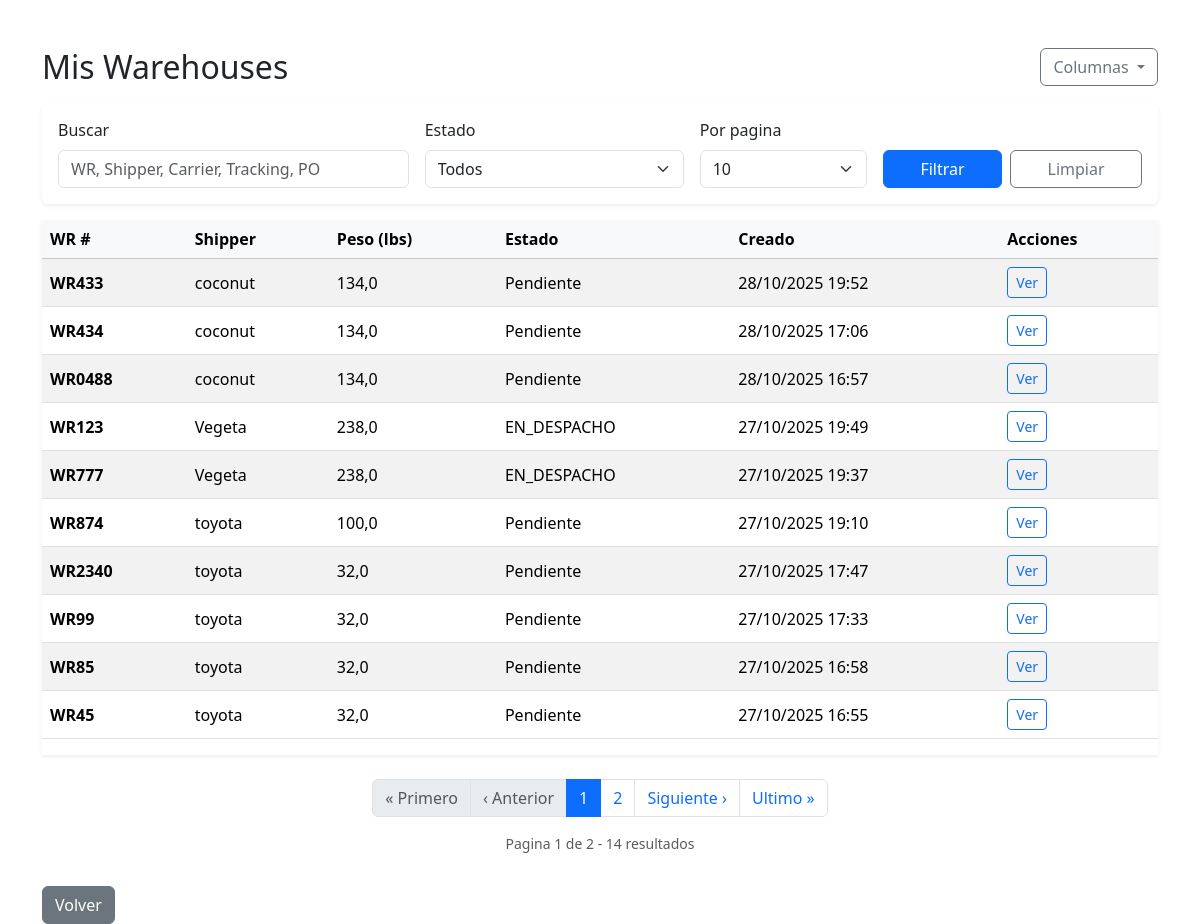
The app's page /mis-warehouses/ (signed in) with its own data.
### core/models.py (models this page shows, shortened)
class Warehouse(models.Model):
    STATUS = [
        ('PENDIENTE', 'Pendiente'),
        ('LISTO', 'Listo')
    ]
    cliente = models.ForeignKey(User, on_delete=models.CASCADE)
    wr_number = models.CharField(max_length=30, unique=True, primary_key=True)
    shipper = models.CharField(max_length=100)
    carrier = models.CharField(max_length=100)
    container_number = models.CharField(max_length=100, null=True)
    created_at = models.DateTimeField(auto_now_add=True)
    weight_lbs = models.FloatField(null=True)
    weight_kgs = models.FloatField(null=True)
    status = models.CharField(max_length=20, choices=STATUS, default='PENDIENTE')
    foots = models.FloatField(null=True)
    tracking = models.CharField(max_length=100, null=True)
    invoice_number = models.CharField(max_length=100, null=True)
    po = models.CharField(max_length=100, blank=True)
    uploaded_file = models.FileField(upload_to='warehouse_files/', blank=True, null=True)

### core/views.py (the view, shortened to what this page needs)
# urls.py: path("mis-warehouses/", views.my_warehouses, name="my_warehouses"),
@login_required(login_url='login')
@login_required(login_url='login')
def my_warehouses(request):
    qs = Warehouse.objects.filter(cliente=request.user).order_by("-created_at")
    q = (request.GET.get("q") or "").strip()
    status = request.GET.get("status") or ""
    per_page = request.GET.get("per_page") or "10"
    page = request.GET.get("page") or "1"
    if status:
        qs = qs.filter(status=status)
    try:
        per_page_int = max(1, min(100, int(per_page)))
    except (TypeError, ValueError):
        per_page_int = 10
    paginator = Paginator(qs, per_page_int)
    try:
        page_number = int(page)
    except (TypeError, ValueError):
        page_number = 1
    if page_number < 1:
        page_number = 1
    if page_number > paginator.num_pages and paginator.num_pages > 0:
        page_number = paginator.num_pages
    try:
        page_obj = paginator.page(page_number)
    except EmptyPage:
        page_obj = paginator.page(1)
    pref_obj, _ = ClientColumnPreference.objects.get_or_create(user=request.user)
    column_state = _normalize_client_column_state(pref_obj.columns)
    if column_state != pref_obj.columns:
        pref_obj.columns = column_state
        pref_obj.save(update_fields=["columns", "updated_at"])
    query_params = {}
    if q:
        query_params["q"] = q
    if status:
        query_params["status"] = status
    query_params["per_page"] = str(per_page_int)
    query_string = urlencode(query_params)
    query_prefix = f"{query_string}&" if query_string else ""
    ctx = {
        "warehouses": page_obj.object_list,
        "page_obj": page_obj,
        "paginator": paginator,
        "q": q,
        "status": status,
        "per_page": str(per_page_int),
        "per_page_choices": [10, 20, 50],
        "status_choices": Warehouse.STATUS,
        "column_preferences": column_state,
        "column_keys": CLIENT_PANEL_COLUMN_KEYS,
        "query_prefix": query_prefix,
        "query_string": query_string,
    }
    return render(request, "my_warehouses.html", ctx)

### core/models.py (called while the page is built)
def default_client_column_state():
    return {key: True for key in CLIENT_PANEL_COLUMN_KEYS}

### core/views.py (called while the page is built)
def _normalize_column_state(keys, default_factory, raw_state):
    base_state = default_factory()
    if not isinstance(raw_state, dict):
        return base_state
    for key in keys:
        value = raw_state.get(key)
        if isinstance(value, bool):
            base_state[key] = value
        elif isinstance(value, str):
            base_state[key] = value.lower() in ("1", "true", "yes", "si", "on")
        elif value is not None:
            base_state[key] = bool(value)
    return base_state

def _normalize_client_column_state(raw_state):
    return _normalize_column_state(CLIENT_PANEL_COLUMN_KEYS, default_client_column_state, raw_state)

### templates/my_warehouses.html (shortened to what this page needs)
﻿{% extends "base.html" %}
{% block content %}
<div class="container mt-4">
  <div class="d-flex align-items-center gap-2 mb-3">
    <h2 class="mb-0">Mis Warehouses</h2>
    <div class="ms-auto">
      <div class="dropdown">
        <button class="btn btn-outline-secondary dropdown-toggle" type="button" data-bs-toggle="dropdown" aria-expanded="false">
          Columnas
        </button>
      </div>
    </div>
  </div>
  <form method="get" class="card card-body mb-3 shadow-sm border-0">
    <div class="row g-3 align-items-end">
      <div class="col-md-6 col-lg-4">
        <label class="form-label">Buscar</label>
        <input type="text" name="q" value="{{ q }}" class="form-control" placeholder="WR, Shipper, Carrier, Tracking, PO">
      </div>
      <div class="col-md-4 col-lg-3">
        <label class="form-label">Estado</label>
        <select name="status" class="form-select">
          <option value="">Todos</option>
        </select>
      </div>
      <div class="col-md-2 col-lg-2">
        <label class="form-label">Por pagina</label>
        <select name="per_page" class="form-select">
          {% for n in per_page_choices %}
            <option value="{{ n }}" {% if per_page == n|stringformat:"s" %}selected{% endif %}>{{ n }}</option>
          {% endfor %}
        </select>
      </div>
      <div class="col-md-12 col-lg-3 d-flex gap-2">
        <button class="btn btn-primary flex-grow-1">Filtrar</button>
        <a class="btn btn-outline-secondary flex-grow-1" href="{% url 'my_warehouses' %}">Limpiar</a>
      </div>
    </div>
  </form>
  <div class="table-responsive shadow-sm">
    <table class="table table-striped table-hover align-middle">
      <thead class="table-light">
        <tr>
          <th class="col-wr">WR #</th>
          <th class="col-shipper">Shipper</th>
          <th class="col-weight">Peso (lbs)</th>
          <th class="col-status">Estado</th>
          <th class="col-created">Creado</th>
          <th class="col-actions">Acciones</th>
        </tr>
      </thead>
      <tbody>
        {% for w in warehouses %}
        <tr>
          <td class="col-wr"><strong>WR{{ w.wr_number }}</strong></td>
          <td class="col-shipper">{{ w.shipper|default:"-" }}</td>
          <td class="col-weight">{{ w.weight_lbs|default:"-" }}</td>
          <td class="col-status">{{ w.get_status_display }}</td>
          <td class="col-created">{{ w.created_at|date:"d/m/Y H:i" }}</td>
          <td class="col-actions">
            <a class="btn btn-sm btn-outline-primary" href="{% url 'client_warehouse_detail' w.wr_number %}">Ver</a>
          </td>
        </tr>
        {% empty %}
        <tr>
          <td colspan="7" class="text-center text-muted py-3">Sin registros</td>
        </tr>
        {% endfor %}
      </tbody>
    </table>
  </div>
  {% if paginator.num_pages > 1 %}
  <nav aria-label="Paginacion" class="mt-4">
    <ul class="pagination justify-content-center">
      {% if page_obj.has_previous %}
        <li class="page-item"><a class="page-link" href="?{{ query_prefix }}page=1">&laquo; Primero</a></li>
        <li class="page-item"><a class="page-link" href="?{{ query_prefix }}page={{ page_obj.previous_page_number }}">&lsaquo; Anterior</a></li>
      {% else %}
        <li class="page-item disabled"><span class="page-link">&laquo; Primero</span></li>
        <li class="page-item disabled"><span class="page-link">&lsaquo; Anterior</span></li>
      {% endif %}
      {% for num in paginator.page_range %}
        {% if num == page_obj.number %}
          <li class="page-item active"><span class="page-link">{{ num }}</span></li>
        {% elif num >= page_obj.number|add:-2 and num <= page_obj.number|add:2 %}
          <li class="page-item"><a class="page-link" href="?{{ query_prefix }}page={{ num }}">{{ num }}</a></li>
        {% endif %}
      {% endfor %}
      {% if page_obj.has_next %}
        <li class="page-item"><a class="page-link" href="?{{ query_prefix }}page={{ page_obj.next_page_number }}">Siguiente &rsaquo;</a></li>
        <li class="page-item"><a class="page-link" href="?{{ query_prefix }}page={{ paginator.num_pages }}">Ultimo &raquo;</a></li>
      {% else %}
        <li class="page-item disabled"><span class="page-link">Siguiente &rsaquo;</span></li>
        <li class="page-item disabled"><span class="page-link">Ultimo &raquo;</span></li>
      {% endif %}
    </ul>
    <p class="text-center text-muted small mt-2">
      Pagina {{ page_obj.number }} de {{ paginator.num_pages }} - {{ paginator.count }} resultados
    </p>
  </nav>
  {% endif %}
  <a href="{% url 'index' %}" class="btn btn-secondary mt-3">Volver</a>
</div>
{% endblock %}

### records on screen
Warehouse: wr_number "433", shipper "coconut", weight_lbs "134,0", status "Pendiente", created_at "28/10/2025 19:52"
Warehouse: wr_number "434", shipper "coconut", weight_lbs "134,0", status "Pendiente", created_at "28/10/2025 17:06"
Warehouse: wr_number "0488", shipper "coconut", weight_lbs "134,0", status "Pendiente", created_at "28/10/2025 16:57"
Warehouse: wr_number "123", shipper "Vegeta", weight_lbs "238,0", status "EN_DESPACHO", created_at "27/10/2025 19:49"
Warehouse: wr_number "777", shipper "Vegeta", weight_lbs "238,0", status "EN_DESPACHO", created_at "27/10/2025 19:37"
Warehouse: wr_number "874", shipper "toyota", weight_lbs "100,0", status "Pendiente", created_at "27/10/2025 19:10"
Warehouse: wr_number "2340", shipper "toyota", weight_lbs "32,0", status "Pendiente", created_at "27/10/2025 17:47"
Warehouse: wr_number "99", shipper "toyota", weight_lbs "32,0", status "Pendiente", created_at "27/10/2025 17:33"
Warehouse: wr_number "85", shipper "toyota", weight_lbs "32,0", status "Pendiente", created_at "27/10/2025 16:58"
Warehouse: wr_number "45", shipper "toyota", weight_lbs "32,0", status "Pendiente", created_at "27/10/2025 16:55"

### other values on screen
{{ num }} "1"
{{ num }} "2"
{{ page_obj.number }} "1"
{{ paginator.num_pages }} "2"
{{ paginator.count }} "14"
form field per_page "10"
